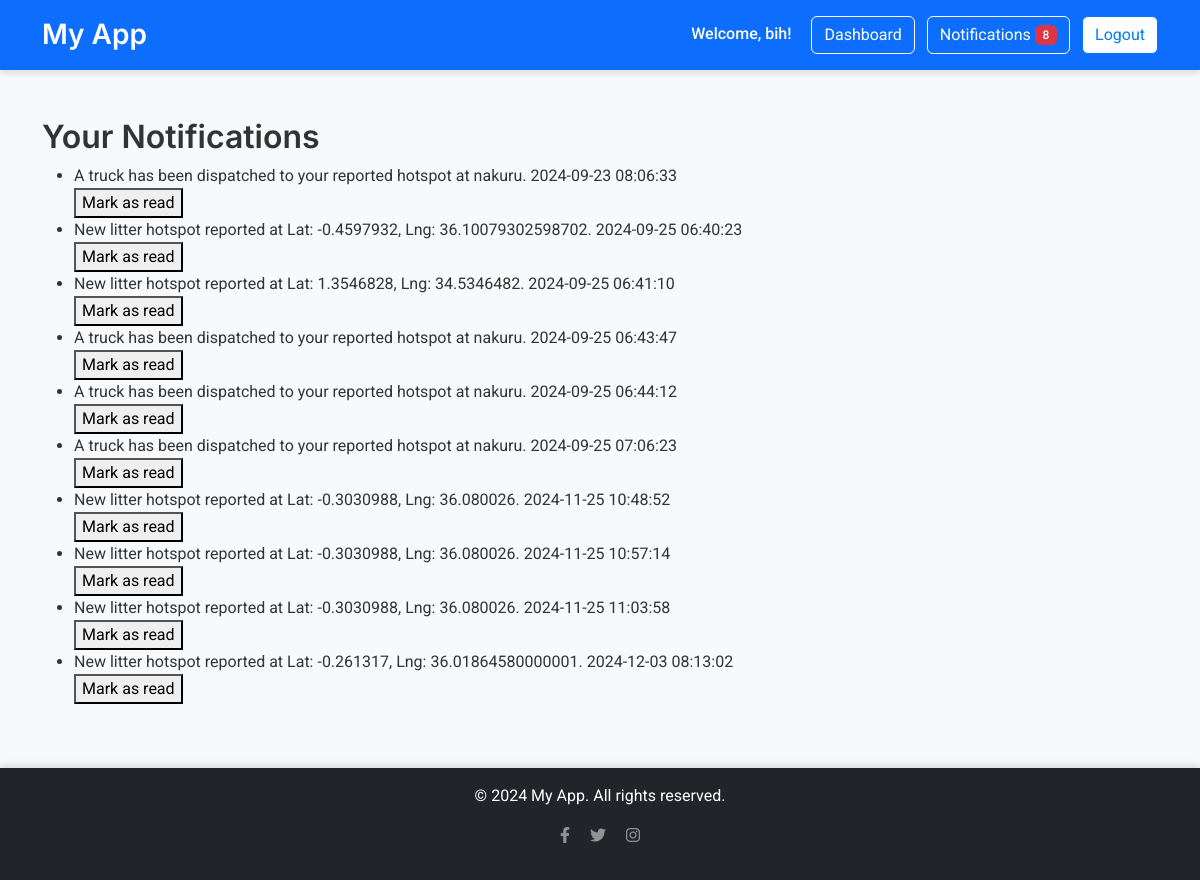
/notifications (signed in), run on the app's committed database.
### myapp/app_models.py (models this page shows, shortened)
class User(db.Model, UserMixin):
    id = db.Column(db.Integer, primary_key=True)
    username = db.Column(db.String(80), unique=True, nullable=False)
    email = db.Column(db.String(120), unique=True, nullable=False)
    password = db.Column(db.String(120), nullable=False)
    role = db.Column(db.String(20), nullable=False, default='normal')  # 'normal', 'admin', or 'technical'
    litter_hotspots = db.relationship('LitterHotspot', backref='user', lazy=True)
    bin_statuses = db.relationship('BinStatus', backref='user', lazy=True)  # To associate bin statuses with users
    @property
    def unread_notifications_count(self):
        return Notification.query.filter_by(user_id=self.id, is_read=False).count()

class Notification(db.Model):
    id = db.Column(db.Integer, primary_key=True)
    user_id = db.Column(db.Integer, db.ForeignKey('user.id'), nullable=False)
    message = db.Column(db.String(255), nullable=False)
    is_read = db.Column(db.Boolean, default=False)
    timestamp = db.Column(db.DateTime, default=datetime.utcnow)
    user = db.relationship('User', backref='notifications')

### myapp/routes.py (the view)
@bp.route('/notifications')
@login_required
def notifications():
    notifications = Notification.query.filter_by(user_id=current_user.id).all()
    form = SimpleForm()  # Create a form instance
    return render_template('notifications.html', notifications=notifications, form=form)  # Pass the form

### myapp/app_factory.py (called while the page is built)
def create_app():
    app = Flask(__name__, template_folder='../templates', static_folder='../static')
    app.config.from_object('config.Config')  # Load configuration from config file
    app.config['UPLOAD_FOLDER'] = UPLOAD_FOLDER
    db.init_app(app)
    migrate.init_app(app, db)
    login_manager.init_app(app)
    csrf.init_app(app)  # Initialize CSRF protection
    from myapp.routes import bp as main_routes
    app.register_blueprint(main_routes)
    from myapp.app_models import User  # Import models after db initialization
    @login_manager.user_loader
    def load_user(user_id):
        return User.query.get(int(user_id))
    login_manager.login_view = 'main.login'
    return app

### templates/notifications.html (shortened to what this page needs)
{% extends "base.html" %}
{% block content %}
<div class="notifications-container">
    <h2>Your Notifications</h2>
    <div class="notifications-list">
        <ul>
            {% for notification in notifications %}
                <li class="notification-item {% if not notification.is_read %}unread{% endif %}">
                    <div class="notification-message">
                        <span class="message">{{ notification.message }}</span>
                        <span class="timestamp">{{ notification.timestamp.strftime('%Y-%m-%d %H:%M:%S') }}</span>
                    </div>
                    <form action="{{ url_for('main.notifications', notification_id=notification.id) }}" method="POST">
                        <button type="submit" class="mark-read-btn {% if notification.is_read %}read{% else %}unread{% endif %}">Mark as read</button>
                    </form>
                </li>
            {% endfor %}
        </ul>
    </div>
</div>
{% endblock %}

### templates/base.html (shortened to what this page needs)
<!DOCTYPE html>
<html lang="en">
<head>
    <link rel="stylesheet" href="https://cdnjs.cloudflare.com/ajax/libs/font-awesome/6.0.0-beta3/css/all.min.css">
    <link href="https://cdn.jsdelivr.net/npm/bootstrap@5.3.0-alpha3/dist/css/bootstrap.min.css" rel="stylesheet">
    <link rel="stylesheet" href="{{ url_for('static', filename='styles.css') }}">
</head>
<body class="d-flex flex-column min-vh-100 bg-light">
    <header class="bg-primary text-white py-3">
        <div class="container d-flex justify-content-between align-items-center">
            <h1 class="h3 mb-0" style="font-family: 'Inter', sans-serif; font-weight: 600;">My App</h1>
            <nav>
                {% if current_user.is_authenticated %}
                    <span class="me-3" style="font-family: 'Roboto', sans-serif; font-weight: 500;">Welcome, {{ current_user.username }}!</span>
                    <a class="btn btn-outline-light me-2" href="{{ url_for('main.admin_dashboard') }}">Dashboard</a>
                    <a class="btn btn-outline-light me-2" href="{{ url_for('main.notifications') }}">
                        Notifications
                        {% if current_user.unread_notifications_count > 0 %}
                            <span class="badge bg-danger">{{ current_user.unread_notifications_count }}</span>
                        {% endif %}
                    </a>
                    <a class="btn btn-light" href="{{ url_for('main.logout') }}">Logout</a>
                {% else %}
                    <a class="btn btn-outline-light me-2" href="{{ url_for('main.login') }}">Login</a>
                    <a class="btn btn-light" href="{{ url_for('main.register') }}">Register</a>
                {% endif %}
            </nav>
        </div>
    </header>
    <main class="d-flex flex-column align-items-center justify-content-center flex-grow-1 py-5">
        <div class="container">
            {% block content %}{% endblock %}
        </div>
    </main>
    <footer class="mt-auto bg-dark text-white py-3">
        <div class="container text-center">
            <p style="font-family: 'Roboto', sans-serif; font-weight: 400;">&copy; 2024 My App. All rights reserved.</p>
            <p>
                <a href="#" class="text-white-50 me-3"><i class="fab fa-facebook-f"></i></a>
                <a href="#" class="text-white-50 me-3"><i class="fab fa-twitter"></i></a>
                <a href="#" class="text-white-50"><i class="fab fa-instagram"></i></a>
            </p>
        </div>
    </footer>
</body>
</html>

### static/styles.css (style rules this page uses)
body { font-family: 'Roboto', sans-serif; color: #333; background: #f8f9fa; }
h1, h2, h3, h4, h5, h6 { font-family: 'Inter', sans-serif; font-weight: 600; }
header { box-shadow: 0 4px 6px rgba(0, 0, 0, 0.1); }
header h1 { color: #fff; }
header nav a { transition: background-color 0.3s ease, color 0.3s ease; }
footer { box-shadow: 0 -4px 6px rgba(0, 0, 0, 0.1); }
footer a { transition: color 0.3s ease; }
.btn-outline-light { border-color: #fff; color: #fff; }
.btn-light { background-color: #fff; color: #007bff; border-color: #007bff; }
.badge { font-family: 'Roboto', sans-serif; font-weight: 500; }

### data on the page
User: username "bih"
Notification: message "A truck has been dispatched to your reported hotspot at nakuru.", timestamp "2024-09-23 08:06:33"
Notification: message "New litter hotspot reported at Lat: -0.4597932, Lng: 36.10079302598702.", timestamp "2024-09-25 06:40:23"
Notification: message "New litter hotspot reported at Lat: 1.3546828, Lng: 34.5346482.", timestamp "2024-09-25 06:41:10"
Notification: message "A truck has been dispatched to your reported hotspot at nakuru.", timestamp "2024-09-25 06:43:47"
Notification: message "A truck has been dispatched to your reported hotspot at nakuru.", timestamp "2024-09-25 06:44:12"
Notification: message "A truck has been dispatched to your reported hotspot at nakuru.", timestamp "2024-09-25 07:06:23"
Notification: message "New litter hotspot reported at Lat: -0.3030988, Lng: 36.080026.", timestamp "2024-11-25 10:48:52"
Notification: message "New litter hotspot reported at Lat: -0.3030988, Lng: 36.080026.", timestamp "2024-11-25 10:57:14"
Notification: message "New litter hotspot reported at Lat: -0.3030988, Lng: 36.080026.", timestamp "2024-11-25 11:03:58"
Notification: message "New litter hotspot reported at Lat: -0.261317, Lng: 36.01864580000001.", timestamp "2024-12-03 08:13:02"

### other printed values
{{ current_user.unread_notifications_count }} "8"
